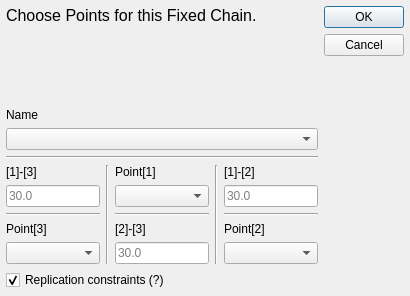
<?xml version="1.0" encoding="UTF-8"?>
<ui version="4.0">
 <class>Dialog</class>
 <widget class="QDialog" name="Dialog">
  <property name="geometry">
   <rect>
    <x>0</x>
    <y>0</y>
    <width>410</width>
    <height>296</height>
   </rect>
  </property>
  <property name="minimumSize">
   <size>
    <width>410</width>
    <height>296</height>
   </size>
  </property>
  <property name="maximumSize">
   <size>
    <width>410</width>
    <height>296</height>
   </size>
  </property>
  <property name="windowTitle">
   <string>Fixed Chain</string>
  </property>
  <property name="windowIcon">
   <iconset resource="../../icons.qrc">
    <normaloff>:/icons/chain.png</normaloff>:/icons/chain.png</iconset>
  </property>
  <property name="autoFillBackground">
   <bool>false</bool>
  </property>
  <property name="sizeGripEnabled">
   <bool>false</bool>
  </property>
  <property name="modal">
   <bool>true</bool>
  </property>
  <layout class="QHBoxLayout" name="horizontalLayout_2">
   <property name="spacing">
    <number>6</number>
   </property>
   <property name="leftMargin">
    <number>6</number>
   </property>
   <property name="topMargin">
    <number>6</number>
   </property>
   <property name="rightMargin">
    <number>6</number>
   </property>
   <property name="bottomMargin">
    <number>6</number>
   </property>
   <item>
    <layout class="QVBoxLayout" name="verticalLayout_5">
     <item>
      <widget class="QLabel" name="label">
       <property name="sizePolicy">
        <sizepolicy hsizetype="Preferred" vsizetype="Expanding">
         <horstretch>0</horstretch>
         <verstretch>0</verstretch>
        </sizepolicy>
       </property>
       <property name="text">
        <string>&lt;html&gt;&lt;head/&gt;&lt;body&gt;&lt;p&gt;&lt;span style=&quot; font-size:12pt;&quot;&gt;Choose Points for this Fixed Chain.&lt;/span&gt;&lt;/p&gt;&lt;/body&gt;&lt;/html&gt;</string>
       </property>
       <property name="textFormat">
        <enum>Qt::RichText</enum>
       </property>
       <property name="alignment">
        <set>Qt::AlignLeading|Qt::AlignLeft|Qt::AlignTop</set>
       </property>
       <property name="wordWrap">
        <bool>true</bool>
       </property>
      </widget>
     </item>
     <item>
      <widget class="QLabel" name="label_2">
       <property name="sizePolicy">
        <sizepolicy hsizetype="Preferred" vsizetype="Fixed">
         <horstretch>0</horstretch>
         <verstretch>0</verstretch>
        </sizepolicy>
       </property>
       <property name="text">
        <string>Name</string>
       </property>
      </widget>
     </item>
     <item>
      <widget class="QComboBox" name="Chain"/>
     </item>
     <item>
      <widget class="Line" name="line">
       <property name="orientation">
        <enum>Qt::Horizontal</enum>
       </property>
      </widget>
     </item>
     <item>
      <layout class="QHBoxLayout" name="horizontalLayout">
       <item>
        <layout class="QVBoxLayout" name="verticalLayout">
         <item>
          <widget class="QLabel" name="label_8">
           <property name="text">
            <string>[1]-[3]</string>
           </property>
          </widget>
         </item>
         <item>
          <widget class="QLineEdit" name="p1_p3">
           <property name="placeholderText">
            <string>30.0</string>
           </property>
          </widget>
         </item>
         <item>
          <widget class="Line" name="line_4">
           <property name="orientation">
            <enum>Qt::Horizontal</enum>
           </property>
          </widget>
         </item>
         <item>
          <widget class="QLabel" name="label_5">
           <property name="text">
            <string>Point[3]</string>
           </property>
          </widget>
         </item>
         <item>
          <widget class="QComboBox" name="Point3"/>
         </item>
        </layout>
       </item>
       <item>
        <widget class="Line" name="line_2">
         <property name="orientation">
          <enum>Qt::Vertical</enum>
         </property>
        </widget>
       </item>
       <item>
        <layout class="QVBoxLayout" name="verticalLayout_2">
         <item>
          <widget class="QLabel" name="label_3">
           <property name="text">
            <string>Point[1]</string>
           </property>
          </widget>
         </item>
         <item>
          <widget class="QComboBox" name="Point1"/>
         </item>
         <item>
          <widget class="Line" name="line_5">
           <property name="orientation">
            <enum>Qt::Horizontal</enum>
           </property>
          </widget>
         </item>
         <item>
          <widget class="QLabel" name="label_7">
           <property name="text">
            <string>[2]-[3]</string>
           </property>
          </widget>
         </item>
         <item>
          <widget class="QLineEdit" name="p2_p3">
           <property name="placeholderText">
            <string>30.0</string>
           </property>
          </widget>
         </item>
        </layout>
       </item>
       <item>
        <widget class="Line" name="line_3">
         <property name="orientation">
          <enum>Qt::Vertical</enum>
         </property>
        </widget>
       </item>
       <item>
        <layout class="QVBoxLayout" name="verticalLayout_3">
         <item>
          <widget class="QLabel" name="label_6">
           <property name="text">
            <string>[1]-[2]</string>
           </property>
          </widget>
         </item>
         <item>
          <widget class="QLineEdit" name="p1_p2">
           <property name="placeholderText">
            <string>30.0</string>
           </property>
          </widget>
         </item>
         <item>
          <widget class="Line" name="line_6">
           <property name="orientation">
            <enum>Qt::Horizontal</enum>
           </property>
          </widget>
         </item>
         <item>
          <widget class="QLabel" name="label_4">
           <property name="text">
            <string>Point[2]</string>
           </property>
          </widget>
         </item>
         <item>
          <widget class="QComboBox" name="Point2"/>
         </item>
        </layout>
       </item>
      </layout>
     </item>
     <item>
      <widget class="QCheckBox" name="isReplace">
       <property name="toolTip">
        <string>Remove links or chains that contain these points.</string>
       </property>
       <property name="text">
        <string>Replication constraints (?)</string>
       </property>
       <property name="checked">
        <bool>true</bool>
       </property>
      </widget>
     </item>
    </layout>
   </item>
   <item>
    <layout class="QVBoxLayout" name="verticalLayout_4">
     <item>
      <widget class="QDialogButtonBox" name="buttonBox">
       <property name="sizePolicy">
        <sizepolicy hsizetype="Fixed" vsizetype="Fixed">
         <horstretch>0</horstretch>
         <verstretch>0</verstretch>
        </sizepolicy>
       </property>
       <property name="orientation">
        <enum>Qt::Vertical</enum>
       </property>
       <property name="standardButtons">
        <set>QDialogButtonBox::Cancel|QDialogButtonBox::Ok</set>
       </property>
      </widget>
     </item>
     <item>
      <spacer name="verticalSpacer">
       <property name="orientation">
        <enum>Qt::Vertical</enum>
       </property>
       <property name="sizeHint" stdset="0">
        <size>
         <width>20</width>
         <height>40</height>
        </size>
       </property>
      </spacer>
     </item>
    </layout>
   </item>
  </layout>
 </widget>
 <resources>
  <include location="../../icons.qrc"/>
 </resources>
 <connections>
  <connection>
   <sender>buttonBox</sender>
   <signal>accepted()</signal>
   <receiver>Dialog</receiver>
   <slot>accept()</slot>
   <hints>
    <hint type="sourcelabel">
     <x>248</x>
     <y>254</y>
    </hint>
    <hint type="destinationlabel">
     <x>157</x>
     <y>274</y>
    </hint>
   </hints>
  </connection>
  <connection>
   <sender>buttonBox</sender>
   <signal>rejected()</signal>
   <receiver>Dialog</receiver>
   <slot>reject()</slot>
   <hints>
    <hint type="sourcelabel">
     <x>316</x>
     <y>260</y>
    </hint>
    <hint type="destinationlabel">
     <x>286</x>
     <y>274</y>
    </hint>
   </hints>
  </connection>
 </connections>
</ui>
